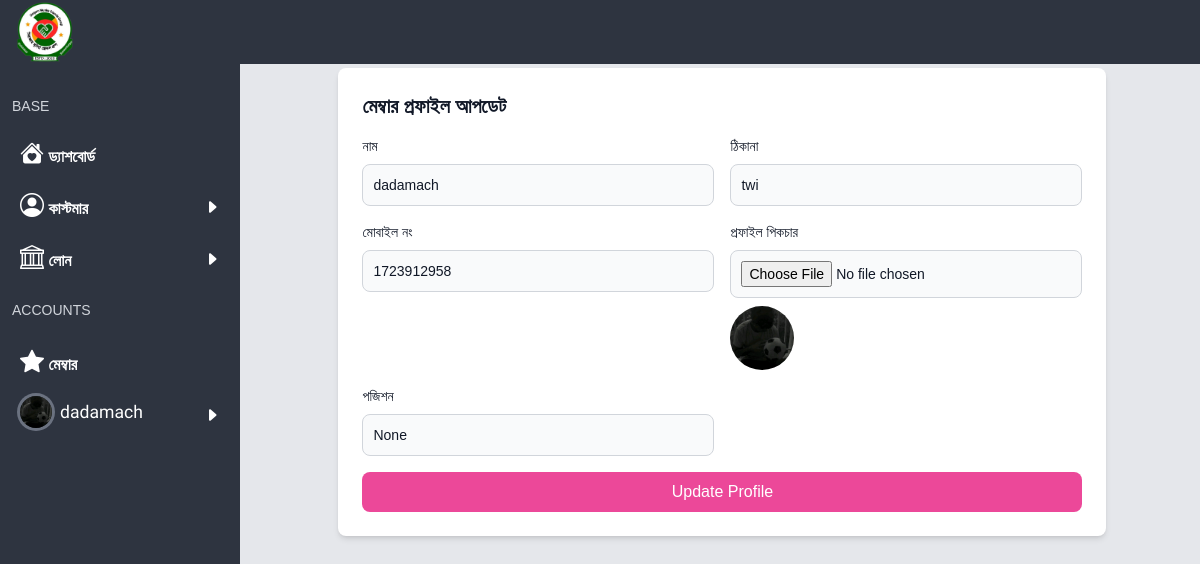
The app's page /edit-member (signed in) with its own data.
### base/models.py (models this page shows)
class Profile(models.Model):
    user = models.ForeignKey(User, on_delete=models.CASCADE)
    name = models.CharField(max_length=100)
    address = models.CharField(max_length=100)
    mobile = models.CharField(max_length=100)
    dp = models.FileField(upload_to='member', null=True, blank=True)
    position = models.CharField(null=True, blank=True, max_length=100)

### base/views.py (the view, shortened to what this page needs)
# urls.py: path('edit-member', edit_member),
@onlyuser
def edit_member(request):
    try:
        profile = Profile.objects.get(user=request.user)
    except Profile.DoesNotExist:
        profile = None
    return render(request, 'editmember.html', context={'profile': profile})

### base/context_processor.py (called while the page is built)
def user_profile(request):
    if request.user.is_authenticated:
        profile = Profile.objects.get(user=request.user)
    else:
        profile = None
    return {'prof': profile}

### templates/editmember.html (shortened to what this page needs)
{% extends 'base.html' %}
{% block body %}
    <div class="max-w-3xl mx-auto space-y-6">
        <div class="bg-white p-6 rounded-lg shadow-md space-y-4">
            <h2 class="text-xl font-semibold text-gray-900">মেম্বার প্রফাইল আপডেট</h2>
            <form action="/edit-member" method="POST" enctype="multipart/form-data" class="space-y-4">
                <div class="grid grid-cols-1 sm:grid-cols-2 gap-4">
                    <div>
                        <label for="name" class="block mb-2 text-sm font-medium text-gray-900">নাম</label>
                        <input type="text" name="name" id="name" class="bg-gray-50 border border-gray-300 text-gray-900 sm:text-sm rounded-lg focus:ring-primary-600 focus:border-primary-600 block w-full p-2.5" placeholder="Enter name" value="{{ profile.name }}" required>
                    </div>
                    <div>
                        <label for="address" class="block mb-2 text-sm font-medium text-gray-900">ঠিকানা</label>
                        <input type="text" name="address" id="address" class="bg-gray-50 border border-gray-300 text-gray-900 sm:text-sm rounded-lg focus:ring-primary-600 focus:border-primary-600 block w-full p-2.5" placeholder="Enter address" value="{{ profile.address }}" required>
                    </div>
                    <div>
                        <label for="mobile" class="block mb-2 text-sm font-medium text-gray-900">মোবাইল নং</label>
                        <input type="text" name="mobile" id="mobile" class="bg-gray-50 border border-gray-300 text-gray-900 sm:text-sm rounded-lg focus:ring-primary-600 focus:border-primary-600 block w-full p-2.5" placeholder="Enter mobile" value="{{ profile.mobile }}" required>
                    </div>
                    <div>
                        <label for="dp" class="block mb-2 text-sm font-medium text-gray-900">প্রফাইল পিকচার</label>
                        <input type="file" name="dp" id="dp" class="bg-gray-50 border border-gray-300 text-gray-900 sm:text-sm rounded-lg focus:ring-primary-600 focus:border-primary-600 block w-full p-2.5">
                        {% if profile.dp %}
                            <img src="{{ profile.dp.url }}" alt="Current Display Picture" class="mt-2 h-16 w-16 rounded-full">
                        {% endif %}
                    </div>
                    <div>
                        <label for="position" class="block mb-2 text-sm font-medium text-gray-900">পজিশন</label>
                        <input type="text" name="position" id="position" class="bg-gray-50 border border-gray-300 text-gray-900 sm:text-sm rounded-lg focus:ring-primary-600 focus:border-primary-600 block w-full p-2.5" placeholder="Enter position" value="{{ profile.position }}">
                    </div>
                </div>
                <button type="submit" class="w-full bg-pink-500 text-white p-2 rounded-lg">Update Profile</button>
            </form>
        </div>
    </div>
{% endblock %}

### templates/base.html (shortened to what this page needs)
<!doctype html>
<html>
<head>
  {% load static %}
  <script src="https://cdn.tailwindcss.com"></script>
  <link rel="stylesheet" href="https://cdn.jsdelivr.net/npm/bootstrap-icons@1.11.3/font/bootstrap-icons.min.css">
  <link href="https://fonts.maateen.me/solaiman-lipi/font.css" rel="stylesheet">
0</head>
<body x-data="{open : false}" class="p-0 m-0 gap-0 md:flex bg-gray-200">
  <nav x-show="open" class="rng md:!block fixed navcol w-60 h-screen top-0 md:top-auto z-10">
    <div class="nav flex items-center justify-between">
      <a class="p-4 px-4 text-2xl" href="/">
        <h1 class="pt-2 text-pink-400">লোন লাগবে</h1>
      </a>
    </div>
    <ul class="text-white p-3 items">
              <div class="py-3 flex items-center text-sm text-gray-300 after:flex-1">BASE</div>
    <a href="/">
      <li class="font-bold p-2 hover:rounded-md hover:bg-gray-700 hover:text-pink-400">
        <i style="font-size: 1.5rem;" class="bi bi-house-heart-fill"></i>
         ড্যাশবোর্ড</li>
    </a>
      <li onclick="showcats()" class="font-bold p-2 hover:rounded-md hover:bg-gray-700 hover:text-pink-400">
        <div class="flex justify-between">
          <div>
        <i style="font-size: 1.5rem;" class="bi bi-person-circle"></i>
         কাস্টমার
         </div>
         <div id="cd" class="mt-2">
           <i class="bi bi-caret-right-fill"></i>
         </div>
                 </li>
          <li onclick="showloan()" class="font-bold p-2 hover:rounded-md hover:bg-gray-700 hover:text-pink-400">
            <div class="flex justify-between">
              <div>
                <i style="font-size: 1.5rem;" class="bi bi-bank"></i>
                লোন
              </div>
              <div id="ln" class="mt-2">
                <i class="bi bi-caret-right-fill"></i>
              </div>
          </li>
              <div class="py-4 flex items-center text-sm text-gray-300 after:flex-1">ACCOUNTS</div>
<a href="/all-member">
      <li class="font-bold p-2 hover:rounded-md hover:bg-gray-700 hover:text-pink-400">
        <i style="font-size: 1.5rem;" class="bi bi-star-fill"></i>
         মেম্বার</li>
    </a>
<li onclick="showadmin()" class="font-bold p-2 hover:rounded-md hover:bg-gray-700 hover:text-pink-400">
        <div class="flex justify-between">
          <div class="flex gap-2 justify-around">
         <img class="ring  ring-gray-500 h-8 w-8 rounded-full"
{% if not prof.dp.url %}
src="https://api.dicebear.com/9.x/initials/svg?seed={{prof.name}}"
{% else %}
src="{{prof.dp.url}}"
{% endif %}
/>
        <p class="m-auto"> {{request.user.username}} </p>
          </div>
         <div id="ad" class="mt-2">
           <i class="bi bi-caret-right-fill"></i>
         </div>
                 </li>
    </ul>
  </nav>
  <div class="md:flex-grow">
    <header class="z-10 fixed w-full top-0  navcol flex items-center gap-1 h-16 p-2 text-white z-1">
<div class="flex items-center justify-between">
      <logo>
       <a href="/">
        <img src="{% static 'sirajammuniralogo.png' %}" alt="sirajam_munira_logo" class="w-14">
</a>
      </logo>
</div>
    </header>
    <main class="pt-16 p-1 m-1 md:ml-60">
        {% block body %}
        {% endblock %}
    </main>
  </div>
</body>
</html>

### templates/base.html (style rules this page uses)
body { font-family: 'SolaimanLipi', Arial, sans-serif !important; }
h1, ul, li, p,.mute, form { font-family: 'SolaimanLipi', sans-serif !important; font-weight: 400 ; font-style: normal; }
ul { font-family: "Open Sans"; }
.navcol { background-color: #2E3440; }
p { font-family: "Gabarito", sans-serif !important; font-size: 1.1em !important; }

### records on screen
Profile: dp (picture), name "dadamach", address "twi", mobile "1723912958", position "None"

### other values on screen
{{ request.user.username }} "dadamach"
